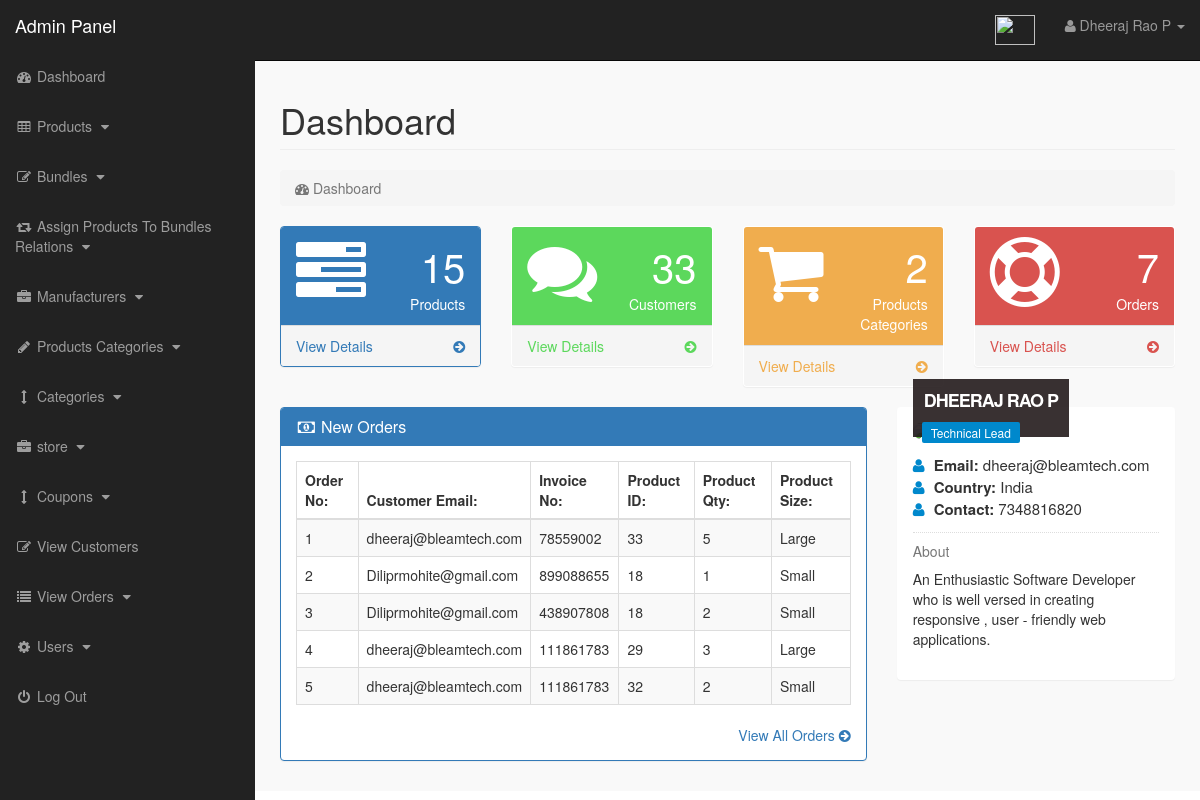
Page /admin_area/index.php?dashboard (signed in) on the committed database.
### tables this page shows
CREATE TABLE `pending_orders` (
  `order_id` int(255) NOT NULL,
  `customer_id` int(10) NOT NULL,
  `invoice_no` int(10) NOT NULL,
  `product_id` text NOT NULL,
  `qty` int(10) NOT NULL,
  `size` text NOT NULL,
  `order_status` text NOT NULL
);

CREATE TABLE `customers` (
  `customer_id` int(10) NOT NULL,
  `customer_name` text NOT NULL,
  `customer_lname` text NOT NULL,
  `customer_email` text NOT NULL,
  `customer_contact` text NOT NULL,
  `customer_address` text NOT NULL,
  `customer_city` text NOT NULL,
  `customer_state` text NOT NULL,
  `customer_country` text NOT NULL,
  `customer_pincode` text NOT NULL,
  `customer_pass` text NOT NULL,
  `customer_ip` text NOT NULL,
  `customer_confirm_code` text NOT NULL
);

### admin_area/dashboard.php (the view, shortened to what this page needs)
<?php
if(!isset($_SESSION['admin_email'])){
echo "<script>window.open('login.php','_self')</script>";
}
else {
?>
<div class="row">
<div class="col-lg-12">
<h1 class="page-header">Dashboard</h1>
<ol class="breadcrumb">
<li class="active">
<i class="fa fa-dashboard"></i> Dashboard
</li>
</ol>
</div>
</div>
<div class="row">
<div class="col-lg-3 col-md-6">
<div class="panel panel-primary">
<div class="panel-heading">
<div class="row">
<div class="col-xs-3">
<i class="fa fa-tasks fa-5x"> </i>
</div>
<div class="col-xs-9 text-right">
<div class="huge"> <?php echo $count_products; ?> </div>
<div>Products</div>
</div>
</div>
</div>
<a href="index.php?view_products">
<div class="panel-footer">
<span class="pull-left"> View Details </span>
<span class="pull-right"> <i class="fa fa-arrow-circle-right"></i> </span>
<div class="clearfix"></div>
</div>
</a>
</div>
</div>
<div class="col-lg-3 col-md-6">
<div class="panel panel-green">
<div class="panel-heading">
<div class="row">
<div class="col-xs-3">
<i class="fa fa-comments fa-5x"> </i>
</div>
<div class="col-xs-9 text-right">
<div class="huge"> <?php echo $count_customers; ?> </div>
<div>Customers</div>
</div>
</div>
</div>
<a href="index.php?view_customers">
<div class="panel-footer">
<span class="pull-left"> View Details </span>
<span class="pull-right"> <i class="fa fa-arrow-circle-right"></i> </span>
<div class="clearfix"></div>
</div>
</a>
</div>
</div>
<div class="col-lg-3 col-md-6">
<div class="panel panel-yellow">
<div class="panel-heading">
<div class="row">
<div class="col-xs-3">
<i class="fa fa-shopping-cart fa-5x"> </i>
</div>
<div class="col-xs-9 text-right">
<div class="huge"> <?php echo $count_p_categories; ?> </div>
<div>Products Categories</div>
</div>
</div>
</div>
<a href="index.php?view_p_cats">
<div class="panel-footer">
<span class="pull-left"> View Details </span>
<span class="pull-right"> <i class="fa fa-arrow-circle-right"></i> </span>
<div class="clearfix"></div>
</div>
</a>
</div>
</div>
<div class="col-lg-3 col-md-6">
<div class="panel panel-red">
<div class="panel-heading">
<div class="row">
<div class="col-xs-3">
<i class="fa fa-support fa-5x"> </i>
</div>
<div class="col-xs-9 text-right">
<div class="huge"> <?php echo $count_pending_orders; ?> </div>
<div>Orders</div>
</div>
</div>
</div>
<a href="index.php?view_orders">
<div class="panel-footer">
<span class="pull-left"> View Details </span>
<span class="pull-right"> <i class="fa fa-arrow-circle-right"></i> </span>
<div class="clearfix"></div>
</div>
</a>
</div>
</div>
</div>
<div class="row" >
<div class="col-lg-8" >
<div class="panel panel-primary" >
<div class="panel-heading" >
<h3 class="panel-title" >
<i class="fa fa-money fa-fw" ></i> New Orders
</h3>
</div>
<div class="panel-body" >
<div class="table-responsive" >
<table class="table table-bordered table-hover table-striped" >
<thead>
<tr>
<th>Order No:</th>
<th>Customer Email:</th>
<th>Invoice No:</th>
<th>Product ID:</th>
<th>Product Qty:</th>
<th>Product Size:</th>
</tr>
</thead>
<tbody>
<?php
$i = 0;
$get_order = "select * from pending_orders order by 1 DESC LIMIT 0,5";
$run_order = mysqli_query($con,$get_order);
while($row_order=mysqli_fetch_array($run_order)){
$c_id = $row_order['customer_id'];
$invoice_no = $row_order['invoice_no'];
$product_id = $row_order['product_id'];
$qty = $row_order['qty'];
$size = $row_order['size'];
$i++;
?>
<tr>
<td><?php echo $i; ?></td>
<td>
<?php
$get_customer = "select * from customers where customer_id='$c_id'";
$run_customer = mysqli_query($con,$get_customer);
$row_customer = mysqli_fetch_array($run_customer);
$customer_email = $row_customer['customer_email'];
echo $customer_email;
?>
</td>
<td><?php echo $invoice_no; ?></td>
<td><?php echo $product_id; ?></td>
<td><?php echo $qty; ?></td>
<td><?php echo $size; ?></td>
</tr>
<?php } ?>
</tbody>
</table>
</div>
<div class="text-right" >
<a href="index.php?view_orders" >
View All Orders <i class="fa fa-arrow-circle-right" ></i>
</a>
</div>
</div>
</div>
</div>
<div class="col-md-4">
<div class="panel">
<div class="panel-body">
<div class="thumb-info mb-md">
<div class="thumb-info-title">
<span class="thumb-info-inner"> <?php echo $admin_name; ?> </span>
<span class="thumb-info-type"> <?php echo $admin_job; ?> </span>
</div>
</div>
<div class="mb-md">
<div class="widget-content-expanded">
<i class="fa fa-user"></i> <span>Email: </span> <?php echo $admin_email; ?>  <br>
<i class="fa fa-user"></i> <span>Country: </span> <?php echo $admin_country; ?>   <br>
<i class="fa fa-user"></i> <span>Contact: </span> <?php echo $admin_contact; ?>   <br>
</div>
<hr class="dotted short">
<h5 class="text-muted">About</h5>
<p>
<?php echo $admin_about; ?>
</p>
</div>
</div>
</div>
</div>
</div>
<?php } ?>

### admin_area/index.php (shortened to what this page needs)
<?php
include("includes/db.php");
if(!isset($_SESSION['admin_email'])){
    echo "<script>window.open('login.php','_self')</script>";
}
else {
    ?>
    <?php
    $admin_session = $_SESSION['admin_email'];
    $get_admin = "select * from admins  where admin_email='$admin_session'";
    $run_admin = mysqli_query($con,$get_admin);
    $row_admin = mysqli_fetch_array($run_admin);
    $admin_name = $row_admin['admin_name'];
    $admin_email = $row_admin['admin_email'];
    $admin_country = $row_admin['admin_country'];
    $admin_job = $row_admin['admin_job'];
    $admin_contact = $row_admin['admin_contact'];
    $admin_about = $row_admin['admin_about'];
    $get_products = "select * from products";
    $run_products = mysqli_query($con,$get_products);
    $count_products = mysqli_num_rows($run_products);
    $get_customers = "select * from customers";
    $run_customers = mysqli_query($con,$get_customers);
    $count_customers = mysqli_num_rows($run_customers);
    $get_p_categories = "select * from product_categories";
    $run_p_categories = mysqli_query($con,$get_p_categories);
    $count_p_categories = mysqli_num_rows($run_p_categories);
    $get_pending_orders = "select * from pending_orders";
    $run_pending_orders = mysqli_query($con,$get_pending_orders);
    $count_pending_orders = mysqli_num_rows($run_pending_orders);
    ?>
    <!DOCTYPE html>
    <html>
    <head>
        <link href="css/bootstrap.min.css" rel="stylesheet">
        <link href="css/style.css" rel="stylesheet">
        <link href="font-awesome/css/font-awesome.min.css" rel="stylesheet" >
    </head>
    <body>
    <div id="wrapper">
        <?php include("includes/sidebar.php");  ?>
        <div id="page-wrapper">
            <div class="container-fluid">
                <?php
                if(isset($_GET['dashboard'])){
                    include("dashboard.php");
                }
                ?>
            </div>
        </div>
    </div>
    </body>
    </html>
<?php } ?>

### admin_area/includes/sidebar.php (shortened to what this page needs)
<?php
if(!isset($_SESSION['admin_email'])){
    echo "<script>window.open('login.php','_self')</script>";
}
else {
    ?>
    <nav class="navbar navbar-inverse navbar-fixed-top" >
        <div class="navbar-header" >
            <a class="navbar-brand" href="index.php?dashboard" >Admin Panel</a>
        </div>
        <ul class="nav navbar-right top-nav" >
            <li>
                <a href="index.php?view_coupons">
                    <img src="../admin_area/other_images/p-code.png" style="height: 30px; width: 40px" alt="">
                </a>
            </li>
            <li class="dropdown" >
                <a href="#" class="dropdown-toggle" data-toggle="dropdown" >
                    <i class="fa fa-user" ></i>
                    <?php echo $admin_name; ?> <b class="caret" ></b>
                </a>
            </li>
        </ul>
        <div class="collapse navbar-collapse navbar-ex1-collapse">
            <ul class="nav navbar-nav side-nav">
                <li>
                    <a href="index.php?dashboard">
                        <i class="fa fa-fw fa-dashboard"></i> Dashboard
                    </a>
                </li>
                <li>
                    <a href="#" data-toggle="collapse" data-target="#products">
                        <i class="fa fa-fw fa-table"></i> Products
                        <i class="fa fa-fw fa-caret-down"></i>
                    </a>
                </li>
                <li>
                    <a href="#" data-toggle="collapse" data-target="#bundles">
                        <i class="fa fa-fw fa-edit"></i> Bundles
                        <i class="fa fa-fw fa-caret-down"></i>
                    </a>
                </li>
                <li>
                    <a href="#" data-toggle="collapse" data-target="#relations">
                        <i class="fa fa-fw fa-retweet"></i> Assign Products To Bundles Relations
                        <i class="fa fa-fw fa-caret-down"></i>
                    </a>
                </li>
                <li>
                    <a href="#" data-toggle="collapse" data-target="#manufacturers">
                        <i class="fa fa-fw fa-briefcase"></i> Manufacturers
                        <i class="fa fa-fw fa-caret-down"></i>
                    </a>
                </li>
                <li>
                    <a href="#" data-toggle="collapse" data-target="#p_cat">
                        <i class="fa fa-fw fa-pencil"></i> Products Categories
                        <i class="fa fa-fw fa-caret-down"></i>
                    </a>
                </li>
                <li>
                    <a href="#" data-toggle="collapse" data-target="#cat">
                        <i class="fa fa-fw fa-arrows-v"></i> Categories
                        <i class="fa fa-fw fa-caret-down"></i>
                    </a>
                </li>
                <li>
                    <a href="#" data-toggle="collapse" data-target="#store">
                        <i class="fa fa-fw fa-briefcase"></i> store
                        <i class="fa fa-fw fa-caret-down"></i>
                    </a>
                </li>
                <li>
                    <a href="#" data-toggle="collapse" data-target="#coupons">
                        <i class="fa fa-fw fa-arrows-v"></i> Coupons
                        <i class="fa fa-fw fa-caret-down"></i>
                    </a>
                </li>
                <li>
                    <a href="index.php?view_customers">
                        <i class="fa fa-fw fa-edit"></i> View Customers
                    </a>
                </li>
                <li>
                    <a href="#" data-toggle="collapse" data-target="#view_orders">
                        <i class="fa fa-fw fa-list"></i> View Orders
                        <i class="fa fa-fw fa-caret-down"></i>
                    </a>
                </li>
                <li>
                    <a href="#" data-toggle="collapse" data-target="#users">
                        <i class="fa fa-fw fa-gear"></i> Users
                        <i class="fa fa-fw fa-caret-down"></i>
                    </a>
                </li>
                <li>
                    <a href="logout.php">
                        <i class="fa fa-fw fa-power-off"></i> Log Out
                    </a>
                </li>
            </ul>
        </div>
    </nav>
<?php } ?>

### admin_area/css/style.css (style rules this page uses)
body { margin-top:100px; }
@media (min-width: 768px) { body { margin-top:50px; } }
#wrapper { padding-left:0; }
#page-wrapper { width:100%; padding:0; background-color:#F9F9F9; }
@media (min-width: 768px) { #wrapper { padding-left:255px; } }
@media (min-width: 768px) { #page-wrapper { padding:10px; } }
.top-nav { padding:0 15px; }
.top-nav>li { display:inline-block; float:left; }
.top-nav>li>a { padding-top:15px; padding-bottom:15px; line-height:20px; color:#999; }
@media (min-width: 768px) { .side-nav { position:fixed; top:51px; width:255px; border-radius:0; overflow-y:auto; background-color: #222; bottom:0; overflow-x:hidden; padding-bottom:40px; } }
@media (min-width: 768px) { .side-nav>li>a { width:255px; } }
.huge { font-size:40px; line-height:normal; }
.panel-green > .panel-heading { color:#fff; background-color:#5cd85c; }
.panel-green > a { color:#5cd85c; }
.panel-red > .panel-heading { color:#fff; background-color:#d9534f; }
.panel-red > a { color:#d9534f; }
.panel-yellow > .panel-heading { color:#fff; background-color:#f0ad4e; }
.panel-yellow > a { color:#f0ad4e; }
.panel-body { border-radius:5px; }
.thumb-info { position: relative; }
.mb-md { margin-bottom: 15px !important; }
hr { border:0; height: 1px; margin: 22px 0 22px 0; }
hr.dotted { height:0; border-bottom: 1px dotted #ddd; margin: 11px 0 11px 0; }
.thumb-info .thumb-info-title { background: rgba(36, 27, 28, 0.9); bottom:10%; color:#fff; font-size:18px; font-weight: 700; left: 0; letter-spacing: -1px; padding: 9px 11px 9px; position: absolute; text-transform: uppercase; z-index: 1; }
.thumb-info .thumb-info-inner { display:block; }
.thumb-info .thumb-info-type { background-color: #0088cc; border-radius: 2px; display: inline-block; float:left; font-size:12px; font-weight:400; letter-spacing:0; margin: 8px -2px -15px -2px; padding: 2px 9px; text-transform:none; }
.widget-content-expanded { font-size:15px; }
.widget-content-expanded span { font-weight:bold; }
.widget-content-expanded i { color:#0088cc; margin-right:5px; }

### rows in the picture
pending_orders: customer.customer_email "dheeraj@bleamtech.com", invoice_no "78559002", product "33", qty "5", size "Large"
pending_orders: customer.customer_email "Diliprmohite@gmail.com", invoice_no "899088655", product "18", qty "1", size "Small"
pending_orders: customer.customer_email "Diliprmohite@gmail.com", invoice_no "438907808", product "18", qty "2", size "Small"
pending_orders: customer.customer_email "dheeraj@bleamtech.com", invoice_no "111861783", product "29", qty "3", size "Large"
pending_orders: customer.customer_email "dheeraj@bleamtech.com", invoice_no "111861783", product "32", qty "2", size "Small"

### other values in the picture
$admin_name "Dheeraj Rao P"
$count_products "15"
$count_customers "33"
$count_p_categories "2"
$count_pending_orders "7"
$admin_name "DHEERAJ RAO P"
$admin_job "Technical Lead"
$admin_email "dheeraj@bleamtech.com"
$admin_country "India"
$admin_contact "7348816820"
$admin_about "An Enthusiastic Software Developer who is well versed in creating responsive , user - friendly web applications."
